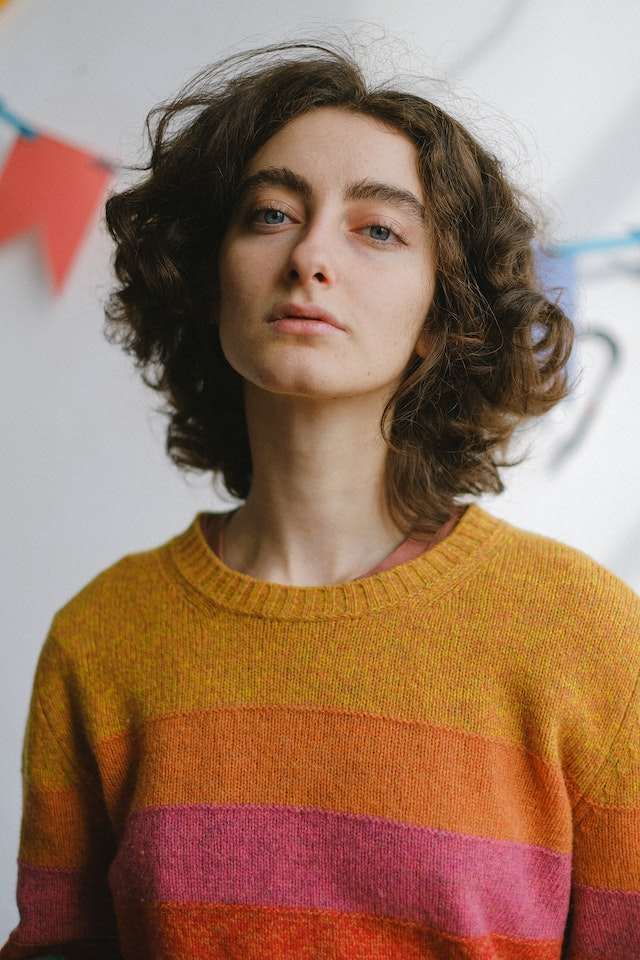
#> input picture Session 2/image.jpg, 640 x 960 px, given in place of the camera
$ python eye_gaze_from_video.py
#> lines starting #> are read from the running program, lines starting #| are printed output that depends on the picture; after the words box and inside, x2 and y2 are one past the last pixel; in counts of white or black regions, pixels touching at a corner belong together
'''

In this code, we first load the Haar cascades for face and eye detection using OpenCV's `CascadeClassifier` method.
We also load an iris template image that will be used to match the edges of the iris.

We then define the minimum and maximum sizes of the face and eyes, the threshold for detecting iris edges, and the number of iterations for the iris matching algorithm.

We read the input video using OpenCV's `VideoCapture` method and loop over the frames in the video using a `while` loop. For each frame, we convert it to grayscale and detect faces in the frame using the face detector. We then loop over the detected faces, extract the eye regions using the eye detector, and loop over the detected eyes.

For each eye, we find the edges of the iris using Canny edge detection, and match the edges to the iris template using iterative least squares fitting. We then draw the estimated iris center and radius on the eye region using OpenCV's `circle` method.

Finally, we display the output frame with the estimated gaze direction using OpenCV's `imshow` method, and wait for the 'q' key to be pressed to exit the loop. We release the video capture and close all windows using OpenCV's `release` and `destroyAllWindows` methods, respectively.

'''
import cv2
import numpy as np

# Define the face detector and the eye detector
face_cascade = cv2.CascadeClassifier('haarcascade_frontalface_default.xml')
eye_cascade = cv2.CascadeClassifier('haarcascade_eye.xml')

# Load the iris template image
iris_template = cv2.imread('iris_template.png', cv2.IMREAD_GRAYSCALE)

# Define the minimum and maximum sizes of the face and eyes
min_face_size = (80, 80)
max_face_size = (300, 300)
min_eye_size = (20, 20)
max_eye_size = (80, 80)

# Define the threshold for detecting iris edges
iris_edge_threshold = 100

# Define the number of iterations for the iris matching algorithm
iris_matching_iterations = 10

# Read the input video
cap = cv2.VideoCapture(0) # cap = cv2.VideoCapture('video.mp4')

# Loop over the frames in the input video
while True:
    ret, frame = cap.read()
#> frame is the input picture: shape (960, 640, 3); mean B, G, R 96.3, 118.2, 154.2
    if not ret:
        break

    # Convert the input frame to grayscale
    gray = cv2.cvtColor(frame, cv2.COLOR_BGR2GRAY)
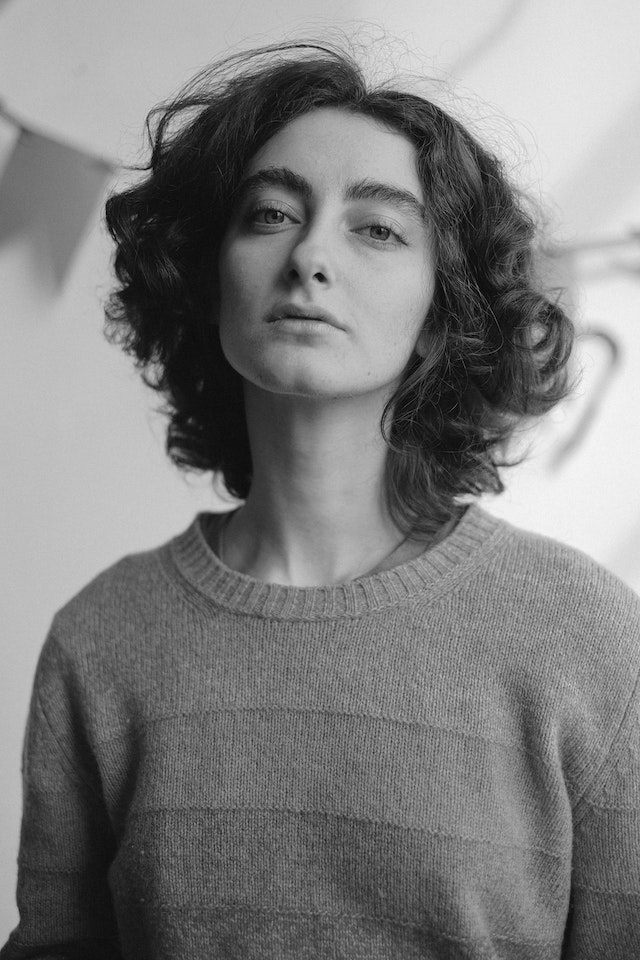
#> gray: shape (960, 640); min 0, max 246, mean 126.5

    # Detect faces in the input frame using the face detector
    faces = face_cascade.detectMultiScale(gray, scaleFactor=1.3, minNeighbors=5, minSize=min_face_size, maxSize=max_face_size)
#> faces = [[195, 121, 255, 255]]

    # Loop over the detected faces and extract the eye regions
    for (x, y, w, h) in faces:
        roi_gray = gray[y:y + h, x:x + w]
        roi_color = frame[y:y + h, x:x + w]

        # Detect eyes in the face region using the eye detector
        eyes = eye_cascade.detectMultiScale(roi_gray, scaleFactor=1.1, minNeighbors=3, minSize=min_eye_size, maxSize=max_eye_size)

        # Loop over the detected eyes and estimate the gaze direction
        for (ex, ey, ew, eh) in eyes:
            eye_gray = roi_gray[ey:ey + eh, ex:ex + ew]
            eye_color = roi_color[ey:ey + eh, ex:ex + ew]

            # Find the edges of the iris using Canny edge detection
            edges = cv2.Canny(eye_gray, iris_edge_threshold, iris_edge_threshold * 2)

            # Match the iris edges to the iris template using iterative least squares fitting
            iris_center, iris_radius = None, None
            for i in range(iris_matching_iterations):
                edge_points = np.transpose(np.nonzero(edges))
                if len(edge_points) < 3:
                    break
                mean_x = np.mean(edge_points[:, 1])
                mean_y = np.mean(edge_points[:, 0])
                centered_points = edge_points - np.array([mean_y, mean_x])
                cov_matrix = np.cov(centered_points.T)
                eigenvalues, eigenvectors = np.linalg.eig(cov_matrix)
                major_axis = eigenvectors[np.argmax(eigenvalues)]
                minor_axis = eigenvectors[np.argmin(eigenvalues)]
                if major_axis[1] < 0:
                    major_axis = -major_axis
                if minor_axis[0] < 0:
                    minor_axis = -minor_axis
                center = np.array([mean_x, mean_y])
                a = np.linalg.norm(centered_points @ major_axis)
                b = np.linalg.norm(centered_points @ minor_axis)
                r = np.sqrt(a * b)
                iris_center = center + major_axis * r
                iris_radius = r

             # Draw the iris center and radius on the eye region
        if iris_center is not None:
            cv2.circle(eye_color, tuple(np.round(iris_center).astype(int)), int(np.round(iris_radius)), (0, 255, 0), 2)
#> this loop made 1 pass
#> pass 1, `roi_gray = gray[y:y + h, x:x + w]`:
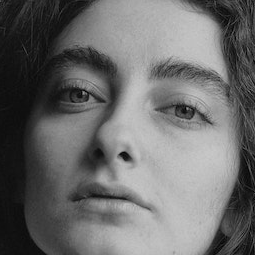
#> roi_gray: shape (255, 255); min 0, max 201, mean 107.6
#> pass 1, `roi_color = frame[y:y + h, x:x + w]`:
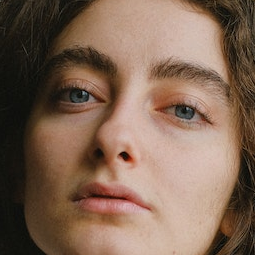
#> roi_color: shape (255, 255, 3); mean B, G, R 84.3, 101.6, 128
#> after the loop:
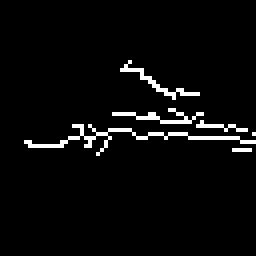
#> edges: shape (64, 64) (shown 4 times larger); 3.8% white in thin lines or dots, all inside (x1, y1, x2, y2) = (6, 15, 64, 39)
#> after the loop:
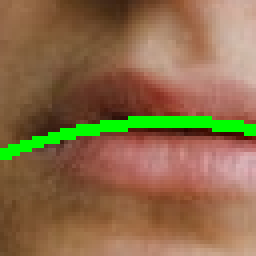
#> eye_color: shape (64, 64, 3) (shown 4 times larger); mean B, G, R 72.7, 107.7, 139.9
#> after the loop:
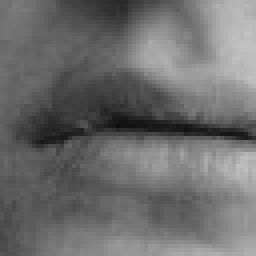
#> eye_gray: shape (64, 64) (shown 4 times larger); min 14, max 195, mean 108.8

    # Display the output frame with the estimated gaze direction
    cv2.imshow('Output', frame)
    if cv2.waitKey(1) == ord('q'):
#> (key q is pressed here)
        break

cap.release()
cv2.destroyAllWindows()
